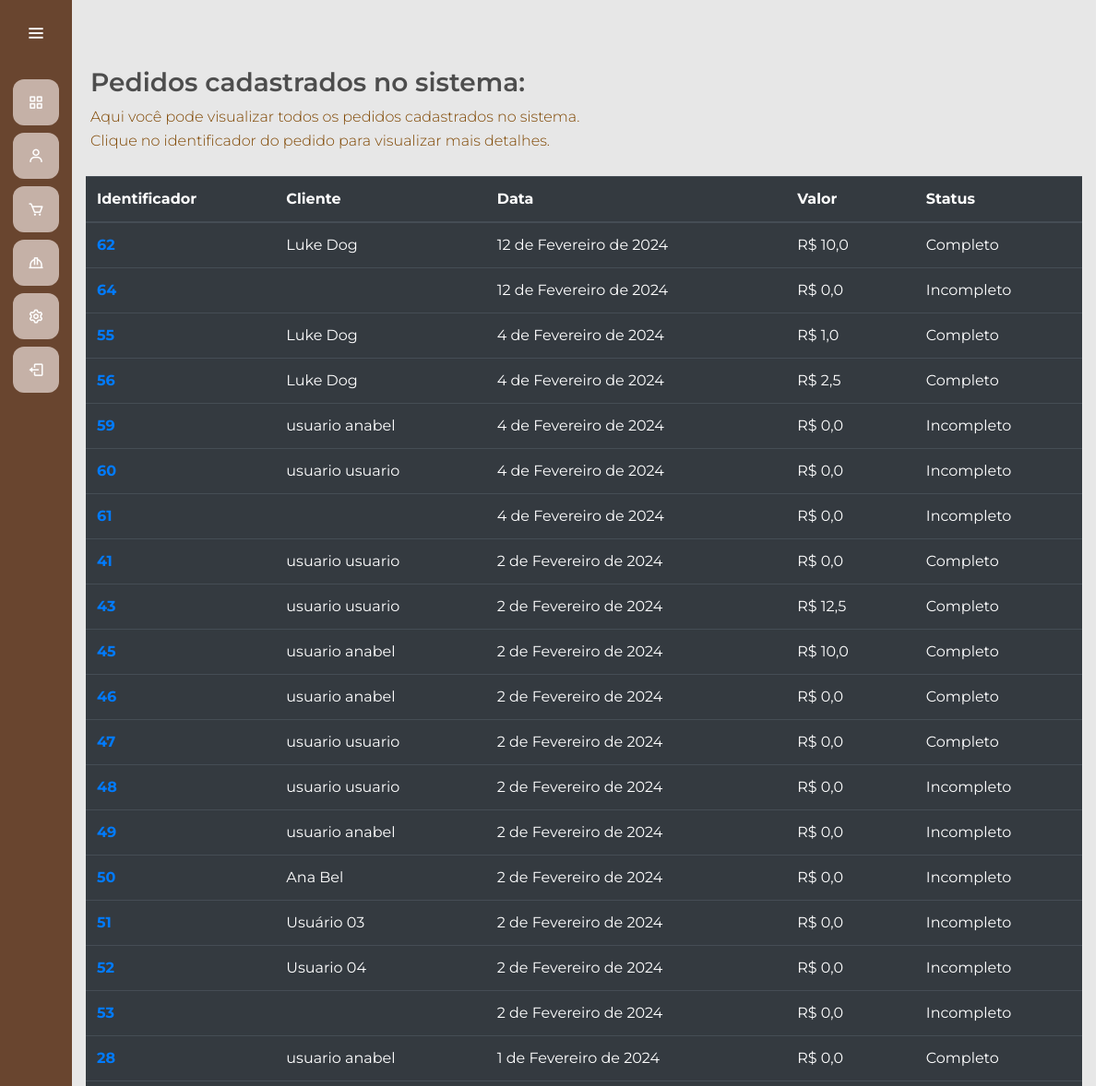
The app's page /gerenciamento/listaPedidos/ (upper part), older data.
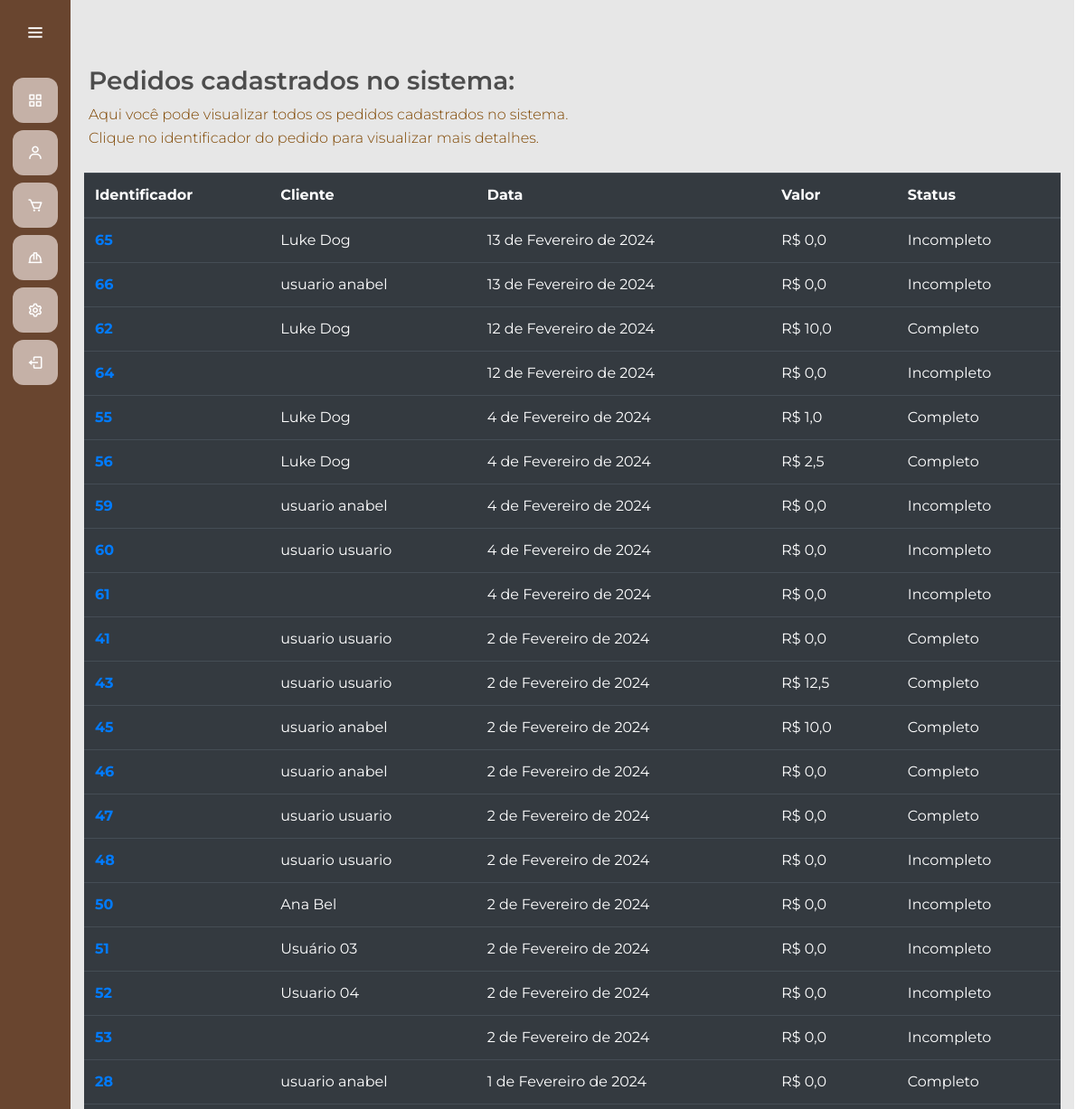
The same page, newer data.
### gerenciamento/models.py (models this page shows, shortened)
class Pedido(models.Model):
    id_pedido = models.AutoField(primary_key=True)
    id_transacao = models.CharField(max_length=255, null=True)
    cliente = models.ForeignKey(usuarios_models.Usuario, on_delete=models.SET_NULL, null=True, blank=True)
    data = models.DateField(auto_now_add=True)
    valor_final = models.FloatField(default=0.0)
    produtos = models.ManyToManyField(Produto, through='PedidoProduto')
    completo = models.BooleanField(default=False, null=True, blank=False)

### usuarios/models.py (models this page shows, shortened)
class Usuario (AbstractUser):
    telefone = models.CharField(max_length=20)
    cpf = models.CharField(max_length=11, primary_key=True, unique=True)
    endereco = models.CharField(max_length=255)
    permissao = models.BooleanField(default=False)
    groups = models.ManyToManyField('auth.Group', related_name='usuarios', blank=True)
    user_permissions = models.ManyToManyField('auth.Permission', related_name='usuarios', blank=True)
    REQUIRED_FIELDS = ['email']

### gerenciamento/views.py (the view)
# urls.py: path('listaPedidos/', views.lista_pedidos, name='listaPedidos'),
def lista_pedidos(request):
    pedidos_list = Pedido.objects.order_by('-data')
    return render(request, 'listarPedidos.html', {'pedidos': pedidos_list})

### gerenciamento/templates/listarPedidos.html
{% extends "gerente.html" %}
{% load static %}
{% block 'head' %}
    <link rel="stylesheet" href="{% static 'usuarios/css/principal-oficial.css' %}">
    <link rel="stylesheet" href="{% static 'gerenciamento/css/gerenciamento-oficial.css' %}">
{% endblock %}
{% block 'dashboard' %}
<body>
    <br>
    <br>
    <h3 class="titulo">Pedidos cadastrados no sistema:</h2>
    <p class="subtitulo">Aqui você pode visualizar todos os pedidos cadastrados no sistema.</p>
    <p class="subtitulo">Clique no identificador do pedido para visualizar mais detalhes.</p>
    <br>
    <div class="container-fluid distanciamento">
        <table class="table table-dark">
            <thead>
                <tr>
                    <th class="id" scope="col">Identificador</th>
                    <th class="cliente" scope="col">Cliente</th>
                    <th class="data" scope="col">Data</th>
                    <th class="valor" scope="col">Valor</th>
                    <th class="status" scope="col">Status</th>
                </tr>
            </thead>
            <tbody>
                {% for pedido in pedidos %}
                    <tr>
                        <th><a href="{% url 'notaPedido' pedido.id_pedido %}">{{pedido.id_pedido}}</a></th>
                        <td>{{ pedido.cliente.first_name }} {{ pedido.cliente.last_name }}</td>
                        <td>{{ pedido.data }}</td>
                        <td>R$ {{ pedido.valor_final }}</td>
                        <td>{% if pedido.completo %}Completo{% else %}Incompleto{% endif %}</td>
                    </tr>
                {% endfor %}
            </tbody>
        </table>
    </div>
</body>
{% endblock %}

### templates/gerente.html (shortened to what this page needs)
{% load static %}
<!doctype html>
<html lang="pt-BR">
  <head>
    <link rel="stylesheet" href="https://cdn.jsdelivr.net/npm/bootstrap@4.6.1/dist/css/bootstrap.min.css">
    <link rel="stylesheet" href="{% static 'general/css/base.css' %}">
    <link rel="stylesheet" href="{% static 'general/css/general.css' %}">
    <link href='https://unpkg.com/boxicons@2.1.4/css/boxicons.min.css' rel='stylesheet'>
    <link rel="stylesheet" href="https://stackpath.bootstrapcdn.com/bootstrap/4.4.1/css/bootstrap.min.css">
    {% block 'head' %}{% endblock %}
  </head>
  <body>
    <div class="sidebar">
        <div class="logo-details">
            <i class='bx bx-menu' id="btn" ></i>
        </div>
        <ul class="nav-list">
          <li>
            <a href="{% url 'principalGerente' %}">
              <i class='bx bx-grid-alt'></i>
            </a>
          </li>
          <li>
          <a href="{% url 'clientes' %}">
            <i class='bx bx-user' ></i>
          </a>
        </li>
        <li>
          <a href="{% url 'listaPedidos' %}">
            <i class='bx bx-cart'></i>
          </a>
        </li>
        <li>
          <a href="{% url 'funcionarios' %}">
            <i class='bx bx-hard-hat'></i>
          </a>
        </li>
        <li>
          <a href="{% url 'perfilGerente' %}">
            <i class='bx bx-cog' ></i>
          </a>
        </li>
        <li>
          <a href="{% url 'logout' %}" id="logout-link">
              <i class='bx bx-log-out' ></i>
          </a>
        </li>
        </ul>
      </div>
      <section class="home-section">
          {% block 'dashboard'%}
          {% endblock %}
      </section>
  </body>
</html>

### templates/static/general/css/base.css (style rules this page uses)
* { margin: 0; padding: 0; box-sizing: border-box; font-family: "Montserrat" , sans-serif; }
.sidebar { position: fixed; left: 0; top: 0; height: 100%; width: 78px; background: var(--dark-color); padding: 6px 14px; z-index: 99; transition: all 0.5s ease; }
.sidebar .logo-details { height: 60px; display: flex; align-items: center; position: relative; }
.sidebar .logo-details #btn { position: absolute; top: 50%; right: 0; transform: translateY(-50%); font-size: 22px; transition: all 0.4s ease; font-size: 23px; text-align: center; cursor: pointer; transition: all 0.5s ease; }
.sidebar i { color: #fff; height: 60px; min-width: 50px; font-size: 28px; text-align: center; line-height: 60px; }
.sidebar .nav-list { margin-top: 20px; height: 100%; }
.sidebar li { position: relative; margin: 8px 0; list-style: none; }
.sidebar li a { display: flex; height: 100%; width: 100%; border-radius: 12px; align-items: center; text-decoration: none; transition: all 0.4s ease; background: var(--main-color); }
.sidebar li i { height: 50px; line-height: 50px; font-size: 18px; border-radius: 12px; }
.home-section { padding-top: 25px; position: relative; min-height: 100%; top: 0; background: #E7E7E7; left: 78px; color: #7F4600; width: calc(100% - 90px); transition: all 0.5s ease; z-index: 2; }
body { background-color: hsl(0, 0%, 98%); }
h1,h2,h3,h4,h5,h6 { color:hsl(0, 0%, 30%); }

### templates/static/general/css/general.css (style rules this page uses)
:root { --main-color: #c5b1a7; --dark-color: #69452F; --light-color: #E7E7E7; --contrast-color: #faab66; --differential-color: #4b280b; --red-color: #9E7047; }

### templates/static/usuarios/css/principal-oficial.css (style rules this page uses)
:root { --main-color: #c5b1a7; --dark-color: #69452F; --light-color: #E7E7E7; --contrast-color: #faab66; --differential-color: #4b280b; --red-color: #9E7047; }
* { margin: 0; padding: 0; box-sizing: border-box; outline: none; font-family: 'Montserrat', sans-serif; }
body { width: 100%; height: auto; display: flex; }

### templates/static/gerenciamento/css/gerenciamento-oficial.css (style rules this page uses)
:root { --main-color: #c5b1a7; --dark-color: #69452F; --light-color: #E7E7E7; --contrast-color: #faab66; --differential-color: #4b280b; --red-color: #9E7047; }
.titulo { padding-left: 20px; font-weight: 600; }
.subtitulo { padding-left: 20px; font-weight: 350; margin-bottom: 2px; }

Row changes from the older to the newer data that the page shows:
removed Pedido: id_pedido "49", cliente.first_name "usuario", cliente.last_name "anabel", data "2 de Fevereiro de 2024", valor_final "0,0", completo "Incompleto"
added Pedido: id_pedido "65", cliente.first_name "Luke", cliente.last_name "Dog", data "13 de Fevereiro de 2024", valor_final "0,0", completo "Incompleto"
added Pedido: id_pedido "66", cliente.first_name "usuario", cliente.last_name "anabel", data "13 de Fevereiro de 2024", valor_final "0,0", completo "Incompleto"
